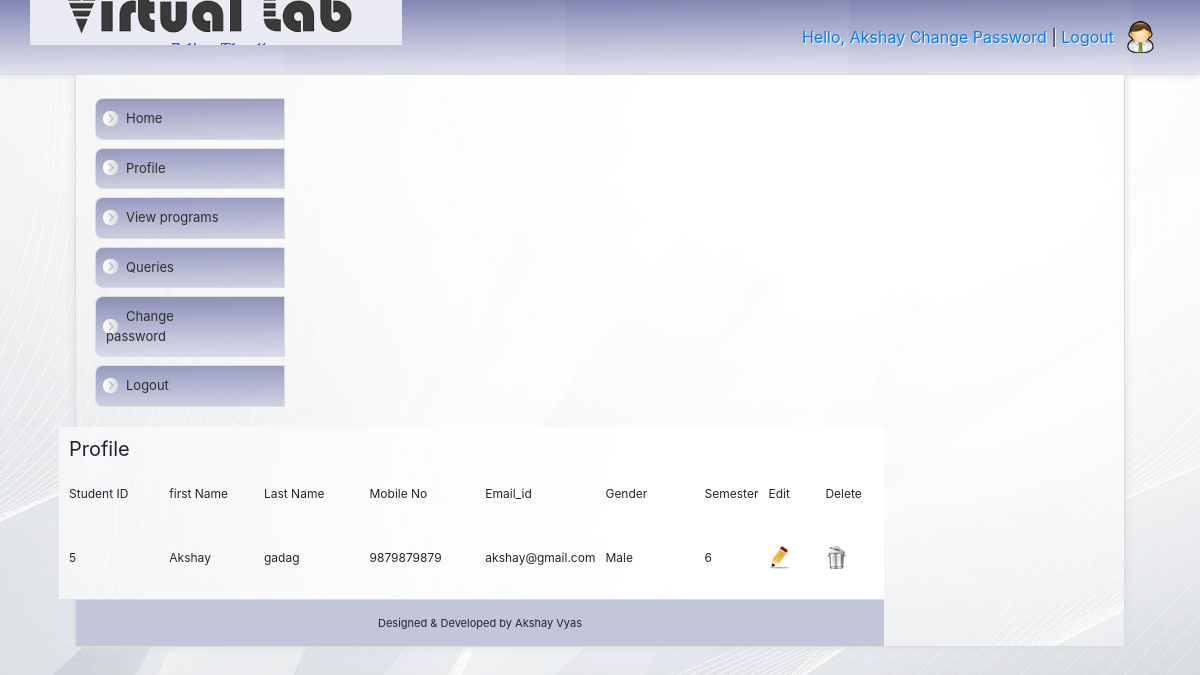
The page /login/student/reg_view.php (signed in) on the database its author committed.
### tables this page shows
CREATE TABLE IF NOT EXISTS `registration` (
  `Student_id` int(13) NOT NULL AUTO_INCREMENT,
  `fullname` varchar(15) NOT NULL,
  `address` varchar(15) NOT NULL,
  `clg_id` int(30) NOT NULL,
  `course_id` int(30) NOT NULL,
  `email_id` varchar(50) NOT NULL,
  `mobile` varchar(10) NOT NULL,
  `gender` varchar(6) NOT NULL,
  `sem` varchar(20) NOT NULL,
  PRIMARY KEY (`Student_id`)
);

### login/student/reg_view.php (the view, shortened to what this page needs)
<?php include('metatags.php');  ?>
<?php include('header.php');  ?>
<?php include('menu.php');  ?>
		<div id="rightContent">
	<h3>Profile</h3>
<table width="780" height="128" border="3">
  <tr>
    <td width="106">Student ID</td>
    <td width="100">first Name</td>
    <td width="113">Last Name</td>
    <td width="120">Mobile No</td>
	<td width="120">Email_id</td>
    <td width="105">Gender</td>
    <td width="60">Semester</td>
	<td width="60">Edit</td>
	<td width="60">Delete</td>
  </tr>
  <?php
    $un=$_SESSION['uname'];
  $regsql="select * from registration where email_id='$un'";
  $regres=mysql_query($regsql);
  while($regrow=mysql_fetch_array($regres))
  {
  ?>
  <tr>
    <td><?php echo $regrow['Student_id'];?></td>
    <td><?php echo $regrow['fullname'];?></td>
    <td><?php echo $regrow['address'];?></td>
    <td><?php echo $regrow['mobile'];?></td>
	<td><?php echo $regrow['email_id'];?></td>
    <td><?php echo $regrow['gender'];?></td>
    <td><?php echo $regrow['sem'];?></td>
    <td><a href="reg_edit.php?id=<?php echo $regrow['Student_id'];?>"><img src="mos-css/img/edit.jpeg"></a></td>
    <td><a href="reg_delete.php?id=<?php echo $regrow['Student_id'];?>"><img src="mos-css/img/delete.jpeg"></a></td>
  </tr>
  <?php
  }
  ?>
</table>
</div>
<?php include('footer.php');  ?>

### login/student/header.php (shortened to what this page needs)
<body>
<div id="header">
	<div class="inHeader">
		<div class="mosAdmin">
		<a href=""><a href="#">Hello, <?php echo $name;  ?></a> <a href= "change pwd.php">Change Password</a> | <a href="../logout.php">Logout</a>
		</div>
	</div>
</div>

### login/student/mos-css/mos-style.css (style rules this page uses)
body { background: url(img/bg_kiri.jpg); margin: 0; padding: 0; font-family: Cursive; font-size: 15px; color: #2e2e2e; text-align: center; }
img { border: none; }
a { color: #527e19; text-decoration: none; }
table { border:none;font-size: 12px; width:auto; }
td { border:none; padding: 5px; }
#header { width: 100%; border-bottom: 1px solid #dcdcdc; background: url(img/green.jpg) repeat left; height: 75px; z-index: 1000; -moz-box-shadow: 0px 0px 8px #dcdcdc; -webkit-box-shadow: 0px 0px 8px #dcdcdc; }
.inHeader { float: center; background: url(img/logo.png) no-repeat left center; margin: auto; width: 95%; height: 45px; padding: 15px; border-right: 0px solid #dcdcdc; border-left: 0px solid #dcdcdc; }
.mosAdmin { float: right; border: 0px solid #dcdcdc; margin: 0 1px 0 auto; text-align: right; padding: 10px 40px 10px 10px; background: url(img/Administrator.png) no-repeat right center; text-shadow: 1px 1px #fff; }
#rightContent { width: 825px; padding: 5px; float: right; border-left: 0px solid #dcdcdc; text-align: left; background: inherit; }
#rightContent h3 { font-size: 20px; font-weight: normal; padding: 0; margin: 5px; }

### rows shown on the page
registration: fullname "Akshay", Student_id "5", address "gadag", mobile "9879879879", email "akshay@gmail.com", gender "Male", sem "6"
